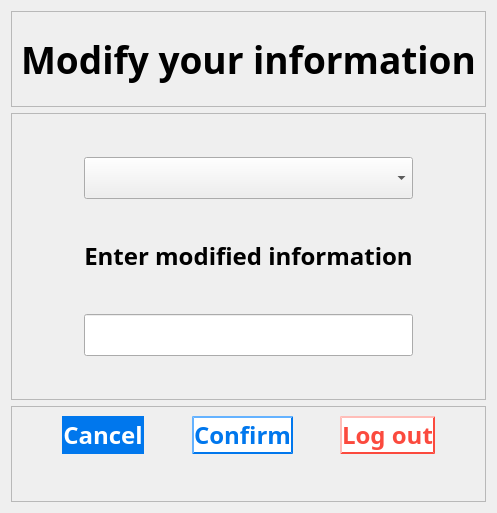
           <widget class="QWidget" name="modify_personal_page12">
            <layout class="QVBoxLayout" name="verticalLayout_22">
             <item>
              <layout class="QVBoxLayout" name="verticalLayout_21" stretch="1,3,1">
               <item>
                <widget class="QFrame" name="frame_35">
                 <property name="frameShape">
                  <enum>QFrame::StyledPanel</enum>
                 </property>
                 <property name="frameShadow">
                  <enum>QFrame::Raised</enum>
                 </property>
                 <layout class="QGridLayout" name="gridLayout_70">
                  <item row="0" column="0">
                   <layout class="QGridLayout" name="gridLayout_69">
                    <item row="0" column="0">
                     <widget class="QLabel" name="label_35">
                      <property name="font">
                       <font>
                        <family>Bahnschrift SemiBold</family>
                        <pointsize>28</pointsize>
                        <weight>75</weight>
                        <bold>true</bold>
                       </font>
                      </property>
                      <property name="text">
                       <string>Modify your information</string>
                      </property>
                      <property name="alignment">
                       <set>Qt::AlignCenter</set>
                      </property>
                     </widget>
                    </item>
                   </layout>
                  </item>
                 </layout>
                </widget>
               </item>
               <item>
                <widget class="QFrame" name="frame_34">
                 <property name="frameShape">
                  <enum>QFrame::StyledPanel</enum>
                 </property>
                 <property name="frameShadow">
                  <enum>QFrame::Raised</enum>
                 </property>
                 <layout class="QGridLayout" name="gridLayout_72">
                  <item row="0" column="0">
                   <layout class="QGridLayout" name="gridLayout_71" rowstretch="0,0,0,0,0,0,0" columnstretch="1,2,1">
                    <item row="1" column="1">
                     <widget class="QComboBox" name="co_to_modify">
                      <property name="sizePolicy">
                       <sizepolicy hsizetype="Preferred" vsizetype="Expanding">
                        <horstretch>0</horstretch>
                        <verstretch>0</verstretch>
                       </sizepolicy>
                      </property>
                      <property name="font">
                       <font>
                        <family>Bahnschrift SemiBold</family>
                        <pointsize>18</pointsize>
                        <weight>75</weight>
                        <bold>true</bold>
                       </font>
                      </property>
                      <item>
                       <property name="text">
                        <string/>
                       </property>
                      </item>
                      <item>
                       <property name="text">
                        <string>Name</string>
                       </property>
                      </item>
                      <item>
                       <property name="text">
                        <string>Phone num</string>
                       </property>
                      </item>
                      <item>
                       <property name="text">
                        <string>Email</string>
                       </property>
                      </item>
                      <item>
                       <property name="text">
                        <string>Card</string>
                       </property>
                      </item>
                      <item>
                       <property name="text">
                        <string>Password</string>
                       </property>
                      </item>
                     </widget>
                    </item>
                    <item row="5" column="1">
                     <widget class="QLineEdit" name="modify_info">
                      <property name="sizePolicy">
                       <sizepolicy hsizetype="Expanding" vsizetype="Expanding">
                        <horstretch>0</horstretch>
                        <verstretch>0</verstretch>
                       </sizepolicy>
                      </property>
                      <property name="font">
                       <font>
                        <family>Bahnschrift SemiBold</family>
                        <pointsize>18</pointsize>
                        <weight>75</weight>
                        <bold>true</bold>
                       </font>
                      </property>
                     </widget>
                    </item>
                    <item row="2" column="1">
                     <spacer name="verticalSpacer_26">
                      <property name="orientation">
                       <enum>Qt::Vertical</enum>
                      </property>
                      <property name="sizeHint" stdset="0">
                       <size>
                        <width>20</width>
                        <height>40</height>
                       </size>
                      </property>
                     </spacer>
                    </item>
                    <item row="1" column="0">
                     <spacer name="horizontalSpacer_46">
                      <property name="orientation">
                       <enum>Qt::Horizontal</enum>
                      </property>
                      <property name="sizeHint" stdset="0">
                       <size>
                        <width>40</width>
                        <height>20</height>
                       </size>
                      </property>
                     </spacer>
                    </item>
                    <item row="6" column="1">
                     <spacer name="verticalSpacer_28">
                      <property name="orientation">
                       <enum>Qt::Vertical</enum>
                      </property>
                      <property name="sizeHint" stdset="0">
                       <size>
                        <width>20</width>
                        <height>40</height>
                       </size>
                      </property>
                     </spacer>
                    </item>
                    <item row="3" column="1">
                     <widget class="QLabel" name="label_36">
                      <property name="font">
                       <font>
                        <family>Bahnschrift SemiBold</family>
                        <pointsize>18</pointsize>
                        <weight>75</weight>
                        <bold>true</bold>
                       </font>
                      </property>
                      <property name="text">
                       <string>Enter modified information</string>
                      </property>
                      <property name="alignment">
                       <set>Qt::AlignCenter</set>
                      </property>
                     </widget>
                    </item>
                    <item row="0" column="1">
                     <spacer name="verticalSpacer_27">
                      <property name="orientation">
                       <enum>Qt::Vertical</enum>
                      </property>
                      <property name="sizeHint" stdset="0">
                       <size>
                        <width>20</width>
                        <height>40</height>
                       </size>
                      </property>
                     </spacer>
                    </item>
                    <item row="5" column="2">
                     <spacer name="horizontalSpacer_45">
                      <property name="orientation">
                       <enum>Qt::Horizontal</enum>
                      </property>
                      <property name="sizeHint" stdset="0">
                       <size>
                        <width>40</width>
                        <height>20</height>
                       </size>
                      </property>
                     </spacer>
                    </item>
                    <item row="4" column="1">
                     <spacer name="verticalSpacer_29">
                      <property name="orientation">
                       <enum>Qt::Vertical</enum>
                      </property>
                      <property name="sizeHint" stdset="0">
                       <size>
                        <width>20</width>
                        <height>40</height>
                       </size>
                      </property>
                     </spacer>
                    </item>
                   </layout>
                  </item>
                 </layout>
                </widget>
               </item>
               <item>
                <widget class="QFrame" name="frame_33">
                 <property name="frameShape">
                  <enum>QFrame::StyledPanel</enum>
                 </property>
                 <property name="frameShadow">
                  <enum>QFrame::Raised</enum>
                 </property>
                 <layout class="QGridLayout" name="gridLayout_74">
                  <item row="0" column="0">
                   <layout class="QGridLayout" name="gridLayout_73" columnstretch="1,2,1,2,1,2,1">
                    <item row="0" column="0">
                     <spacer name="horizontalSpacer_48">
                      <property name="orientation">
                       <enum>Qt::Horizontal</enum>
                      </property>
                      <property name="sizeHint" stdset="0">
                       <size>
                        <width>40</width>
                        <height>20</height>
                       </size>
                      </property>
                     </spacer>
                    </item>
                    <item row="0" column="6">
                     <spacer name="horizontalSpacer_49">
                      <property name="orientation">
                       <enum>Qt::Horizontal</enum>
                      </property>
                      <property name="sizeHint" stdset="0">
                       <size>
                        <width>40</width>
                        <height>20</height>
                       </size>
                      </property>
                     </spacer>
                    </item>
                    <item row="0" column="5">
                     <widget class="QPushButton" name="pushButton_2">
                      <property name="sizePolicy">
                       <sizepolicy hsizetype="Expanding" vsizetype="Expanding">
                        <horstretch>0</horstretch>
                        <verstretch>0</verstretch>
                       </sizepolicy>
                      </property>
                      <property name="font">
                       <font>
                        <family>Bahnschrift SemiBold</family>
                        <pointsize>18</pointsize>
                        <weight>75</weight>
                        <bold>true</bold>
                       </font>
                      </property>
                      <property name="styleSheet">
                       <string notr="true">QPushButton{background-color: rgb(255,255,255); border-radius:20px; color:rgb(251, 74, 62);border-width:2px;border-color:rgb(251, 74, 62);border-style:outset;}</string>
                      </property>
                      <property name="text">
                       <string>Log out</string>
                      </property>
                     </widget>
                    </item>
                    <item row="0" column="3">
                     <widget class="QPushButton" name="to_op_su_page">
                      <property name="sizePolicy">
                       <sizepolicy hsizetype="Minimum" vsizetype="Expanding">
                        <horstretch>0</horstretch>
                        <verstretch>0</verstretch>
                       </sizepolicy>
                      </property>
                      <property name="font">
                       <font>
                        <family>Bahnschrift SemiBold</family>
                        <pointsize>18</pointsize>
                        <weight>75</weight>
                        <bold>true</bold>
                       </font>
                      </property>
                      <property name="styleSheet">
                       <string notr="true">QPushButton{background-color: rgb(255,255,255); border-radius:20px; color:rgb(0, 119, 237);border-width:2px;border-color:rgb(0, 119, 237);border-style:outset;}</string>
                      </property>
                      <property name="text">
                       <string>Confirm</string>
                      </property>
                     </widget>
                    </item>
                    <item row="0" column="2">
                     <spacer name="horizontalSpacer_47">
                      <property name="orientation">
                       <enum>Qt::Horizontal</enum>
                      </property>
                      <property name="sizeHint" stdset="0">
                       <size>
                        <width>40</width>
                        <height>20</height>
                       </size>
                      </property>
                     </spacer>
                    </item>
                    <item row="1" column="1">
                     <spacer name="verticalSpacer_30">
                      <property name="orientation">
                       <enum>Qt::Vertical</enum>
                      </property>
                      <property name="sizeHint" stdset="0">
                       <size>
                        <width>20</width>
                        <height>40</height>
                       </size>
                      </property>
                     </spacer>
                    </item>
                    <item row="0" column="1">
                     <widget class="QPushButton" name="to_personal_main_page">
                      <property name="sizePolicy">
                       <sizepolicy hsizetype="Minimum" vsizetype="Expanding">
                        <horstretch>0</horstretch>
                        <verstretch>0</verstretch>
                       </sizepolicy>
                      </property>
                      <property name="font">
                       <font>
                        <family>Bahnschrift SemiBold</family>
                        <pointsize>18</pointsize>
                        <weight>75</weight>
                        <bold>true</bold>
                       </font>
                      </property>
                      <property name="styleSheet">
                       <string notr="true">QPushButton{background-color: rgb(0, 119, 237); border-radius:20px; color:rgb(255,255,255);}</string>
                      </property>
                      <property name="text">
                       <string>Cancel</string>
                      </property>
                     </widget>
                    </item>
                    <item row="0" column="4">
                     <spacer name="horizontalSpacer_119">
                      <property name="orientation">
                       <enum>Qt::Horizontal</enum>
                      </property>
                      <property name="sizeHint" stdset="0">
                       <size>
                        <width>40</width>
                        <height>20</height>
                       </size>
                      </property>
                     </spacer>
                    </item>
                   </layout>
                  </item>
                 </layout>
                </widget>
               </item>
              </layout>
             </item>
            </layout>
           </widget>
